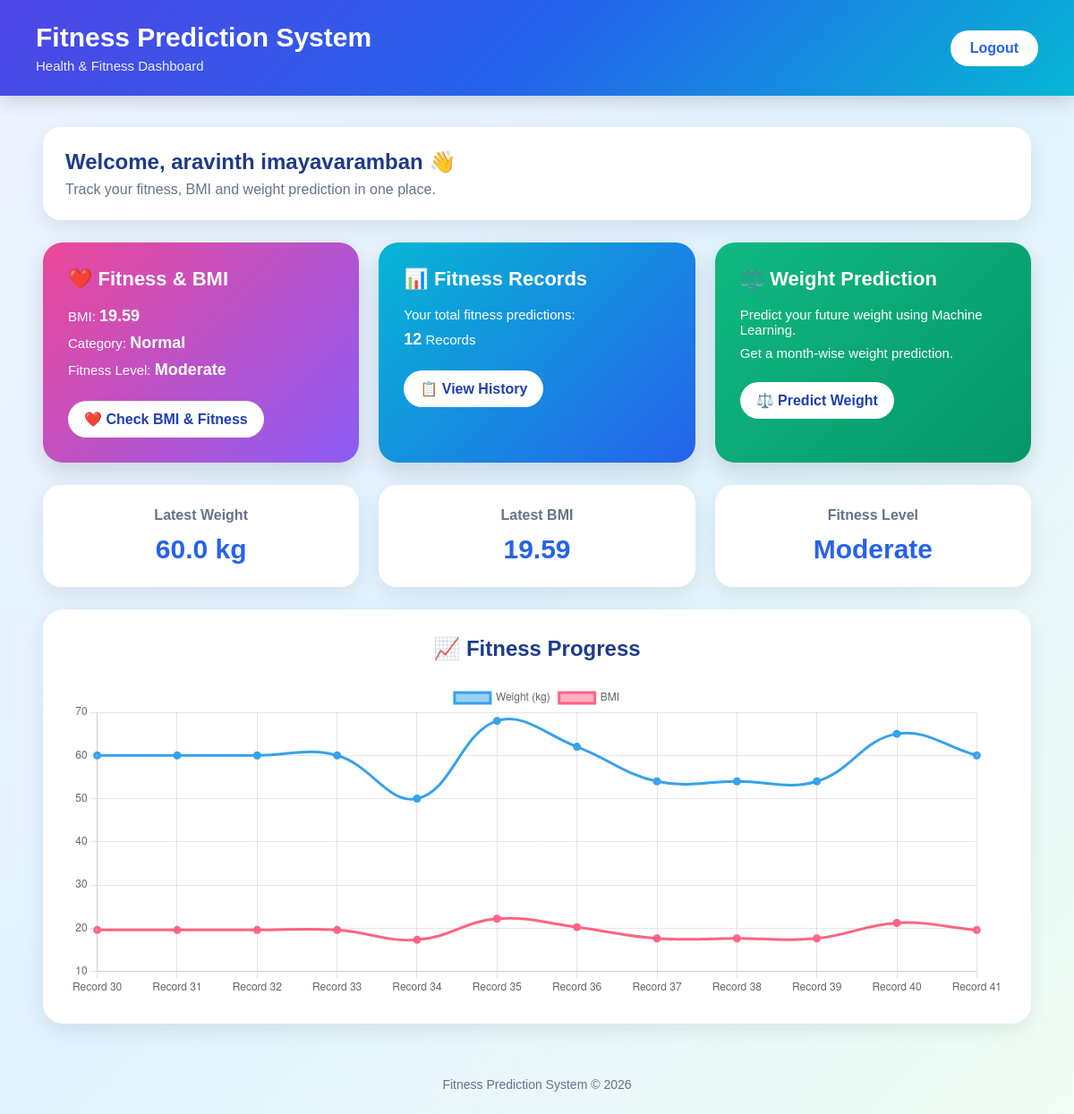
The page / (signed in) on the database its author committed.
### tables this page shows
CREATE TABLE predictions (

            id INTEGER PRIMARY KEY AUTOINCREMENT,

            age INTEGER,

            gender INTEGER,

            height REAL,

            weight REAL,

            exercise_minutes INTEGER,

            calories INTEGER,

            sleep_hours REAL,

            bmi REAL,

            bmi_category TEXT,

            fitness_level TEXT

        , user_id INTEGER);

### app.py (the view)
@app.route("/")
def home():
    if not login_required():
        return redirect(url_for("login"))
    (
        total_records,
        latest_bmi,
        bmi_category,
        fitness_level,
        latest_weight,
        progress_labels,
        progress_weights,
        progress_bmis
    ) = get_dashboard_data()
    return render_template(
        "dashboard.html",
        total_records=total_records,
        latest_bmi=latest_bmi,
        bmi_category=bmi_category,
        fitness_level=fitness_level,
        latest_weight=latest_weight,
        progress_labels=progress_labels,
        progress_weights=progress_weights,
        progress_bmis=progress_bmis,
        username=session.get("username")
    )

### app.py (called while the page is built)
def login_required():
    if "user_id" not in session:
        return False
    return True

### templates/dashboard.html (shortened to what this page needs)
<!DOCTYPE html>
<html lang="en">
<head>
</head>
<body>
    <div class="header">
        <div>
            <h1>Fitness Prediction System</h1>
            <p>Health & Fitness Dashboard</p>
        </div>
        <a href="{{ url_for('logout') }}" class="logout">
            Logout
        </a>
    </div>
    <div class="container">
        <div class="welcome">
            <h2>Welcome, {{ username }} 👋</h2>
            <p>
                Track your fitness, BMI and weight prediction in one place.
            </p>
        </div>
        <div class="cards">
            <div class="card card1">
                <h3>❤️ Fitness & BMI</h3>
                <p>
                    BMI:
                    <strong>
                        {% if latest_bmi %}
                            {{ latest_bmi }}
                        {% else %}
                            No Data
                        {% endif %}
                    </strong>
                </p>
                <p>
                    Category:
                    <strong>
                        {% if bmi_category %}
                            {{ bmi_category }}
                        {% else %}
                            No Data
                        {% endif %}
                    </strong>
                </p>
                <p>
                    Fitness Level:
                    <strong>
                        {% if fitness_level %}
                            {{ fitness_level }}
                        {% else %}
                            No Data
                        {% endif %}
                    </strong>
                </p>
                <a href="{{ url_for('input_page') }}" class="btn">
                    ❤️ Check BMI & Fitness
                </a>
            </div>
            <div class="card card2">
                <h3>📊 Fitness Records</h3>
                <p>
                    Your total fitness predictions:
                </p>
                <p>
                    <strong>{{ total_records }}</strong>
                    Records
                </p>
                <a href="{{ url_for('history') }}" class="btn">
                    📋 View History
                </a>
            </div>
            <div class="card card3">
                <h3>⚖️ Weight Prediction</h3>
                <p>
                    Predict your future weight using
                    Machine Learning.
                </p>
                <p>
                    Get a month-wise weight prediction.
                </p>
                <a href="{{ url_for('weight_prediction_page') }}" class="btn">
                    ⚖️ Predict Weight
                </a>
            </div>
        </div>
        <div class="stats">
            <div class="stat-card">
                <h4>Latest Weight</h4>
                <div class="value">
                    {% if latest_weight %}
                        {{ latest_weight }} kg
                    {% else %}
                        --
                    {% endif %}
                </div>
            </div>
            <div class="stat-card">
                <h4>Latest BMI</h4>
                <div class="value">
                    {% if latest_bmi %}
                        {{ latest_bmi }}
                    {% else %}
                        --
                    {% endif %}
                </div>
            </div>
            <div class="stat-card">
                <h4>Fitness Level</h4>
                <div class="value">
                    {% if fitness_level %}
                        {{ fitness_level }}
                    {% else %}
                        --
                    {% endif %}
                </div>
            </div>
        </div>
        <div class="progress-section">
            <h2>📈 Fitness Progress</h2>
            {% if progress_labels and progress_weights %}
                <div class="chart-container">
                    <canvas id="fitnessChart"></canvas>
                </div>
            {% endif %}
        </div>
    </div>
    <footer>
        Fitness Prediction System © 2026
    </footer>
    {% if progress_labels and progress_weights %}
    <script>
        const labels = {{ progress_labels | tojson }};
        const weights = {{ progress_weights | tojson }};
        const bmis = {{ progress_bmis | tojson }};
        const ctx = document.getElementById('fitnessChart');
        new Chart(ctx, {
            type: 'line',
            data: {
                labels: labels,
                datasets: [
                    {
                        label: 'Weight (kg)',
                        data: weights,
                        borderWidth: 3,
                        tension: 0.4,
                        fill: false
                    },
                    {
                        label: 'BMI',
                        data: bmis,
                        borderWidth: 3,
                        tension: 0.4,
                        fill: false
                    }
                ]
            },
            options: {
                responsive: true,
                maintainAspectRatio: false,
                plugins: {
                    legend: {
                        display: true,
                        position: 'top'
                    }
                },
                scales: {
                    y: {
                        beginAtZero: false
                    }
                }
            }
        });
    </script>
    {% endif %}
</body>
</html>

### templates/dashboard.html (style rules this page uses)
* { margin: 0; padding: 0; box-sizing: border-box; font-family: Arial, sans-serif; }
body { min-height: 100vh; background: linear-gradient(135deg, #eef2ff, #e0f2fe, #f0fdf4); }
.header { background: linear-gradient(135deg, #4f46e5, #2563eb, #06b6d4); color: white; padding: 25px 40px; display: flex; justify-content: space-between; align-items: center; box-shadow: 0 5px 20px rgba(0, 0, 0, 0.15); }
.header h1 { font-size: 30px; margin-bottom: 6px; }
.header p { font-size: 15px; opacity: 0.9; }
.logout { background: white; color: #2563eb; padding: 11px 22px; border-radius: 25px; text-decoration: none; font-weight: bold; transition: 0.3s; }
.container { width: 92%; max-width: 1200px; margin: 35px auto; }
.welcome { background: white; padding: 25px; border-radius: 20px; margin-bottom: 25px; box-shadow: 0 8px 25px rgba(0, 0, 0, 0.08); }
.welcome h2 { color: #1e3a8a; margin-bottom: 8px; }
.welcome p { color: #64748b; }
.cards { display: grid; grid-template-columns: repeat(3, 1fr); gap: 22px; margin-bottom: 25px; }
.card { color: white; padding: 28px; border-radius: 22px; min-height: 220px; box-shadow: 0 10px 25px rgba(0, 0, 0, 0.12); transition: 0.3s; }
.card1 { background: linear-gradient(135deg, #ec4899, #8b5cf6); }
.card2 { background: linear-gradient(135deg, #06b6d4, #2563eb); }
.card3 { background: linear-gradient(135deg, #10b981, #059669); }
.card h3 { font-size: 22px; margin-bottom: 18px; }
.card p { margin: 9px 0; font-size: 15px; }
.card strong { font-size: 18px; }
.btn { display: inline-block; margin-top: 15px; background: white; color: #1e40af; padding: 11px 18px; border-radius: 25px; text-decoration: none; font-weight: bold; transition: 0.3s; }
.stats { display: grid; grid-template-columns: repeat(3, 1fr); gap: 22px; margin-bottom: 25px; }
.stat-card { background: white; padding: 25px; border-radius: 20px; text-align: center; box-shadow: 0 8px 25px rgba(0, 0, 0, 0.08); }
.stat-card h4 { color: #64748b; margin-bottom: 12px; font-size: 16px; }
.stat-card .value { font-size: 30px; font-weight: bold; color: #2563eb; }
.progress-section { background: white; padding: 30px; border-radius: 22px; box-shadow: 0 8px 25px rgba(0, 0, 0, 0.08); }
.progress-section h2 { color: #1e3a8a; margin-bottom: 25px; text-align: center; }
.chart-container { position: relative; height: 350px; }
footer { text-align: center; padding: 25px; color: #64748b; font-size: 14px; }

### rows shown on the page
predictions: bmi "19.59", bmi_category "Normal", fitness_level "Moderate", weight "60.0"

### other values the page prints
{{ username }} "aravinth imayavaramban"
{{ total_records }} "12"
chart data {{ progress_weights | tojson }} [60.0, 60.0, 60.0, 60.0, 50.0, 68.0, 62.0, 54.0, 54.0, 54.0, 65.0, 60.0]
chart data {{ progress_bmis | tojson }} [19.59, 19.59, 19.59, 19.59, 17.3, 22.2, 20.24, 17.63, 17.63, 17.63, 21.22, 19.59]
